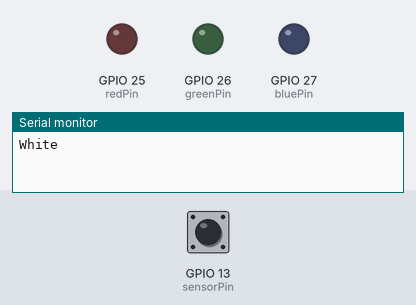
The sketch below on a simulated ESP32. Parts: output pins drawn as LEDs (lit = HIGH), the last lines printed to the serial monitor. The inputs (shaded band) are chosen by the test bench; at power-on: GPIO 13 (sensorPin) LOW.

Above: at 1.2 s.
1.3 s: GPIO 13 (sensorPin) driven HIGH
At 2.5 s:
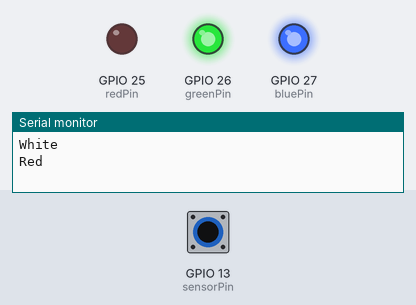
2.8 s: GPIO 13 (sensorPin) pulsed LOW 5 times (0.12 s each, 0.3 s apart)
At 5.4 s:
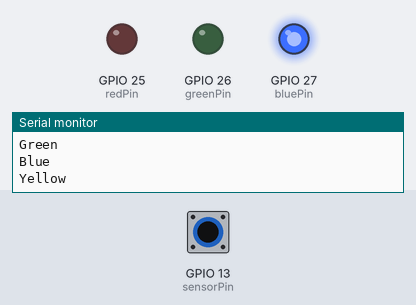
5.8 s: GPIO 13 (sensorPin) pulsed LOW 2 times (0.12 s each, 0.3 s apart)
At 7.0 s:
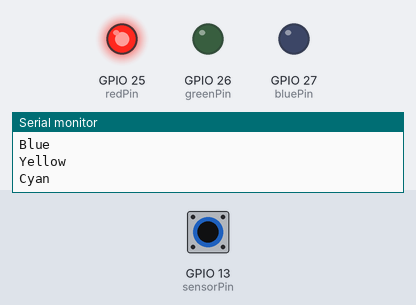
Timing chart, 0 to 8.8 s (numbered marks = the images above; inputs shaded):
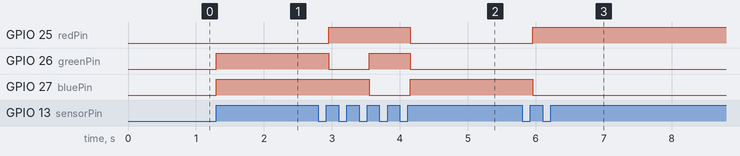

The sketch:

noColorCycle.ino
```cpp
#include <Arduino.h>

// Pin definitions
const int sensorPin = 13;      // Touch sensor pin
const int redPin    = 25;      // Red LED pin
const int greenPin  = 26;      // Green LED pin
const int bluePin   = 27;      // Blue LED pin

int currentState = 1;          // Color mode starting state
bool lastSensorState = false;  // Previous state of the touch sensor

void setup() {
  Serial.begin(115200);
  pinMode(sensorPin, INPUT);
  pinMode(redPin, OUTPUT);
  pinMode(greenPin, OUTPUT);
  pinMode(bluePin, OUTPUT);

  // Set initial color
  setColor(currentState);
}

void loop() {
  bool sensorState = digitalRead(sensorPin);
  // If the touch sensor is pressed (HIGH and previously LOW)
  if(sensorState && !lastSensorState) {
    currentState++;                 // Increment the color state
    if(currentState > 12) {         // Loop back to 1 after 12
      currentState = 1;
    }
    setColor(currentState);         // Change to the new color
    delay(300);                     // Debounce delay
  }
  lastSensorState = sensorState;
  delay(50);  // Loop delay
}

void setColor(int state) {
  switch(state) {
    case 1: // White
      analogWrite(redPin, 0);
      analogWrite(greenPin, 0);
      analogWrite(bluePin, 0);
      Serial.println("White");
      break;
    case 2: // Red
      analogWrite(redPin, 0);
      analogWrite(greenPin, 255);
      analogWrite(bluePin, 255);
      Serial.println("Red");
      break;
    case 3: // Green
      analogWrite(redPin, 255);
      analogWrite(greenPin, 0);
      analogWrite(bluePin, 255);
      Serial.println("Green");
      break;
    case 4: // Blue
      analogWrite(redPin, 255);
      analogWrite(greenPin, 255);
      analogWrite(bluePin, 0);
      Serial.println("Blue");
      break;
    case 5: // Yellow (Red + Green)
      analogWrite(redPin, 0);
      analogWrite(greenPin, 0);
      analogWrite(bluePin, 255);
      Serial.println("Yellow");
      break;
    case 6: // Cyan (Green + Blue)
      analogWrite(redPin, 255);
      analogWrite(greenPin, 0);
      analogWrite(bluePin, 0);
      Serial.println("Cyan");
      break;
    case 7: // Magenta (Red + Blue)
      analogWrite(redPin, 0);
      analogWrite(greenPin, 255);
      analogWrite(bluePin, 0);
      Serial.println("Magenta");
      break;
    case 8: // Pink (Red, low Green, medium Blue)
      analogWrite(redPin, 0);
      analogWrite(greenPin, 150);
      analogWrite(bluePin, 75);
      Serial.println("Pink");
      break;
    case 9: // Orange (Red, medium Green, no Blue)
      analogWrite(redPin, 0);
      analogWrite(greenPin, 90);
      analogWrite(bluePin, 255);
      Serial.println("Orange");
      break;
    case 10: // Purple
      analogWrite(redPin, 55);
      analogWrite(greenPin, 155);
      analogWrite(bluePin, 55);
      Serial.println("Purple");
      break;
    case 11: // Light Blue
      analogWrite(redPin, 82);
      analogWrite(greenPin, 39);
      analogWrite(bluePin, 25);
      Serial.println("Light Blue");
      break;
    case 12: // Gold Yellow
      analogWrite(redPin, 0);
      analogWrite(greenPin, 40);
      analogWrite(bluePin, 255);
      Serial.println("Gold Yellow");
      break;
    default:
      // Default to White
      analogWrite(redPin, 255);
      analogWrite(greenPin, 255);
      analogWrite(bluePin, 255);
      Serial.println("Default: White");
      break;
  }
}
```

Measured:
- after the input at 1.3 s, GPIO 26 (greenPin), GPIO 27 (bluePin): LOW → HIGH at once
- after the input at 2.8 s, GPIO 25 (redPin): LOW → HIGH after 0.15 s, → LOW 1.2 s later; GPIO 26 (greenPin): HIGH → LOW after 0.15 s, → HIGH 0.60 s later, → LOW 0.60 s later; GPIO 27 (bluePin): HIGH → LOW after 0.75 s, → HIGH 0.60 s later
- after the input at 5.8 s, GPIO 25 (redPin): LOW → HIGH after 0.15 s; GPIO 27 (bluePin): HIGH → LOW after 0.15 s
